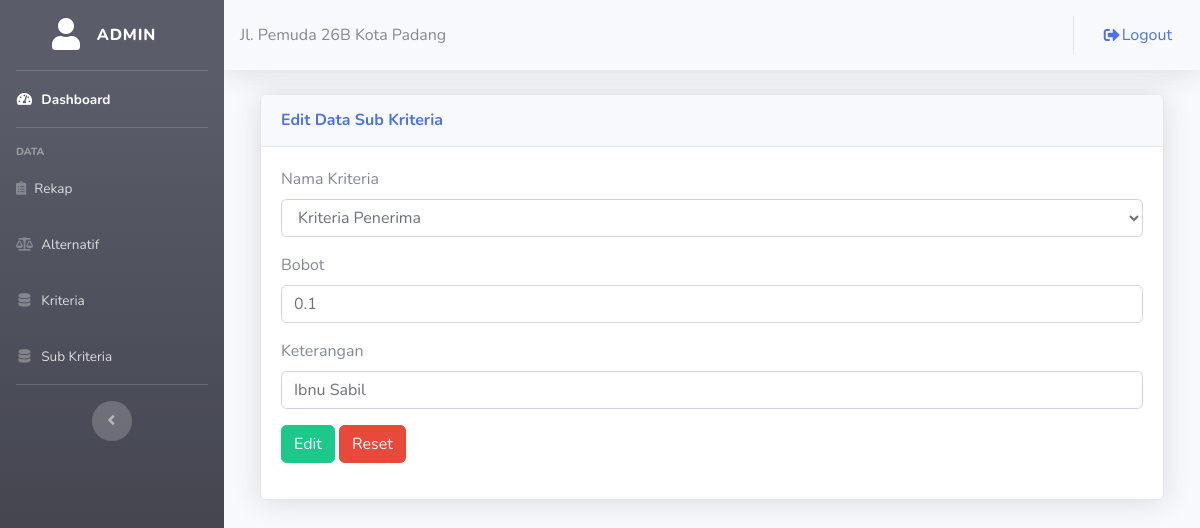
Screenshot of /admin/edit_subkriteria.php?id=1 (signed in) with the database file from the repository.
### tables this page shows
CREATE TABLE `subkriteria` (
  `id_subkriteria` int(11) NOT NULL,
  `id_kriteria` int(11) NOT NULL,
  `bobot` float NOT NULL,
  `keterangan` varchar(50) NOT NULL
);

CREATE TABLE `kriteria` (
  `id_kriteria` int(11) NOT NULL,
  `nama_kriteria` varchar(50) NOT NULL,
  `sifat` enum('Benefit','Cost') NOT NULL,
  `bobot_pref` float NOT NULL
);

### admin/edit_subkriteria.php (the view, shortened to what this page needs)
<?php
	include ("style/header.php");
	include ("style/sidebarawal.php");
	$id_subkriteria = $_GET['id'];
?>
<div class="container-fluid">
	<div class="col-lg-12">
		<div class="card shadow mt-3 mb-3">
			<div class="card-header py-3">
				<h6 class="m-0 font-weight-bold text-primary">Edit Data Sub Kriteria</h6>
			</div>
			<div class="card-body">
				<?php
					include ("../config/koneksi.php");
					$qq = mysqli_query($konek, "SELECT id_subkriteria,bobot,keterangan,nama_kriteria,id_kriteria FROM subkriteria INNER JOIN kriteria USING(id_kriteria) WHERE id_subkriteria='$id_subkriteria'");
					$dd = mysqli_fetch_assoc($qq);
				?>
				<form action="" method="POST">
					<div class="form-group">
						<label>Nama Kriteria</label>
							<select name="id_kriteria" class="form-control" required>
                    		<option value="<?php echo $dd['id_kriteria']; ?>"><?php echo $dd['nama_kriteria']; ?></option>
                    </select>
					</div>
					<div class="form-group">
						<label>Bobot</label>
						<input type="text" class="form-control" name="bobot" value="<?php echo $dd['bobot']; ?>">
					</div>
					<div class="form-group">
						<label>Keterangan</label>
						<input type="text" class="form-control" name="keterangan" value="<?php echo $dd['keterangan']; ?>">
					</div>
					<div class="form-group">
						<button type="submit" name="edit" class="btn btn-md btn-success">Edit</button>
						<button type="reset" name="reset" class="btn btn-md btn-danger">Reset</button>
					</div>
				</form>
			</div>
		</div>
	</div>
</div>
<?php
	include ("style/footer.php");
?>

### rows the page displays
subkriteria: id_kriteria "Kriteria Penerima", bobot "0.1", keterangan "Ibnu Sabil"

### other values shown
$_SESSION['username'] "ADMIN"
